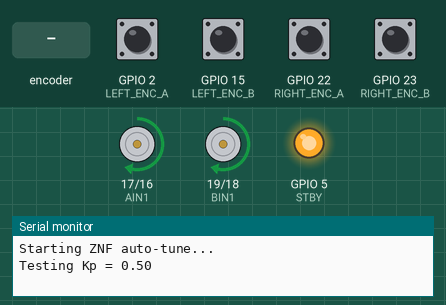
Recording of a sketch running on a simulated ESP32. Shown: motor-driver pin pairs drawn as motors (green arrow = first pin HIGH = forward, orange = second pin HIGH = backward, longer = more drive, scaled by the enable pin, stopped while the standby pin is LOW), output pins drawn as LEDs (lit = HIGH), the last lines printed to the serial monitor. The inputs (shaded band) are chosen by the test bench; at power-on: GPIO 2 (LEFT_ENC_A), GPIO 15 (LEFT_ENC_B), GPIO 22 (RIGHT_ENC_A), GPIO 23 (RIGHT_ENC_B) HIGH.

Above: at 5.0 s.
5.1 s: rotary encoder on GPIO 2 (LEFT_ENC_A) / GPIO 15 (LEFT_ENC_B) turned 3 steps (first pin leading)
At 6.4 s:
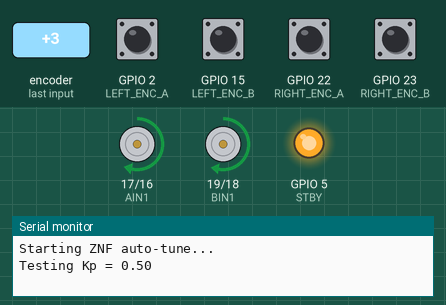
8.7 s: GPIO 22 (RIGHT_ENC_A) pulled LOW for 0.15 s
At 9.9 s:
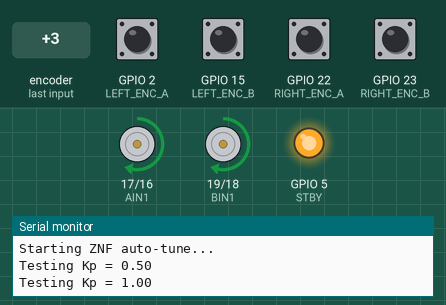
Timing chart, 0 to 11.7 s (numbered marks = the images above; inputs shaded):
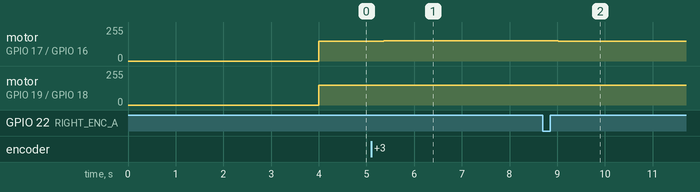

The sketch:

simple_encoder_pidv2.ino
```cpp
#include <Arduino.h>

// ===== Motor Driver Pins =====
#define AIN1 17
#define AIN2 16
#define PWMA 4
#define STBY 5
#define BIN1 19
#define BIN2 18
#define PWMB 21

// ===== Encoder Pins =====
#define LEFT_ENC_A 2
#define LEFT_ENC_B 15
#define RIGHT_ENC_A 22
#define RIGHT_ENC_B 23

// ===== Globals =====
volatile long leftTicks = 0;
volatile long rightTicks = 0;

float Kp = 0, Ki = 0, Kd = 0;
int basePWM = 150;

unsigned long lastSampleTime = 0;
int sampleInterval = 50; // ms

// For auto-tuning
float Ku = 0;
float Tu = 0;
bool oscillating = false;
unsigned long lastZeroCross = 0;
int zeroCrossCount = 0;

// ===== Encoder ISRs =====
void IRAM_ATTR leftISR() {
  int b = digitalRead(LEFT_ENC_B);
  if (b > 0) leftTicks++; else leftTicks--;
}
void IRAM_ATTR rightISR() {
  int b = digitalRead(RIGHT_ENC_B);
  if (b > 0) rightTicks++; else rightTicks--;
}

// ===== Motor Control =====
void setMotor(int pwmLeft, int pwmRight) {
  digitalWrite(STBY, HIGH);

  // Left motor
  if (pwmLeft >= 0) {
    digitalWrite(AIN1, HIGH); digitalWrite(AIN2, LOW);
  } else {
    digitalWrite(AIN1, LOW); digitalWrite(AIN2, HIGH);
    pwmLeft = -pwmLeft;
  }
  analogWrite(PWMA, constrain(pwmLeft, 0, 255));

  // Right motor
  if (pwmRight >= 0) {
    digitalWrite(BIN1, HIGH); digitalWrite(BIN2, LOW);
  } else {
    digitalWrite(BIN1, LOW); digitalWrite(BIN2, HIGH);
    pwmRight = -pwmRight;
  }
  analogWrite(PWMB, constrain(pwmRight, 0, 255));
}

// ===== ZNF Auto-Tune =====
void znfAutoTune() {
  Serial.println("Starting ZNF auto-tune...");
  delay(2000);

  for (float trialKp = 0.5; trialKp < 20; trialKp += 0.5) {
    Serial.print("Testing Kp = ");
    Serial.println(trialKp);

    // Reset
    leftTicks = rightTicks = 0;
    zeroCrossCount = 0;
    lastZeroCross = 0;
    oscillating = false;

    unsigned long start = millis();
    while (millis() - start < 5000) { // 5 sec trial
      // Simple proportional control
      long error = leftTicks - rightTicks;
      int correction = trialKp * error;

      int pwmL = basePWM - correction;
      int pwmR = basePWM + correction;

      setMotor(pwmL, pwmR);

      // Detect oscillation (sign change of error)
      static long lastError = 0;
      if ((error > 0 && lastError <= 0) || (error < 0 && lastError >= 0)) {
        if (!oscillating) {
          oscillating = true;
          zeroCrossCount = 0;
        } else {
          if (zeroCrossCount == 0) lastZeroCross = millis();
          else if (zeroCrossCount == 5) { // 5 crossings → stable oscillation
            Tu = (millis() - lastZeroCross) / 5.0 / 1000.0; // sec
            Ku = trialKp;
            goto done; // Found Ku, Tu
          }
          zeroCrossCount++;
        }
      }
      lastError = error;
      delay(20);
    }
  }
done:
  setMotor(0, 0);
  if (Ku > 0 && Tu > 0) {
    Serial.print("Ku = "); Serial.println(Ku);
    Serial.print("Tu = "); Serial.println(Tu);

    // Ziegler–Nichols PID
    Kp = 0.6 * Ku;
    Ki = 1.2 * Ku / Tu;
    Kd = 0.075 * Ku * Tu;

    Serial.println("== Tuned PID ==");
    Serial.print("Kp = "); Serial.println(Kp);
    Serial.print("Ki = "); Serial.println(Ki);
    Serial.print("Kd = "); Serial.println(Kd);
  } else {
    Serial.println("Failed to find Ku/Tu");
  }
}

void setup() {
  Serial.begin(115200);

  pinMode(AIN1, OUTPUT);
  pinMode(AIN2, OUTPUT);
  pinMode(PWMA, OUTPUT);
  pinMode(BIN1, OUTPUT);
  pinMode(BIN2, OUTPUT);
  pinMode(PWMB, OUTPUT);
  pinMode(STBY, OUTPUT);
  digitalWrite(STBY, HIGH);

  pinMode(LEFT_ENC_A, INPUT_PULLUP);
  pinMode(LEFT_ENC_B, INPUT_PULLUP);
  pinMode(RIGHT_ENC_A, INPUT_PULLUP);
  pinMode(RIGHT_ENC_B, INPUT_PULLUP);

  attachInterrupt(digitalPinToInterrupt(LEFT_ENC_A), leftISR, RISING);
  attachInterrupt(digitalPinToInterrupt(RIGHT_ENC_A), rightISR, RISING);

  delay(2000);
  znfAutoTune();
}

void loop() {
  // After tuning, bot is idle. You can copy Kp, Ki, Kd into your main PID code.
}
```

Measured:
- after the input at 5.1 s, motor on GPIO 17 (AIN1) / GPIO 16 (AIN2): forward 150/255 → forward 151/255 after 0.27 s; motor on GPIO 19 (BIN1) / GPIO 18 (BIN2): forward 150/255 → forward 149/255 after 0.27 s
- after the input at 8.7 s, motor on GPIO 17 (AIN1) / GPIO 16 (AIN2): forward 151/255 → forward 152/255 after 0.16 s, → forward 150/255 0.16 s later; motor on GPIO 19 (BIN1) / GPIO 18 (BIN2): forward 149/255 → forward 148/255 after 0.16 s, → forward 150/255 0.16 s later
